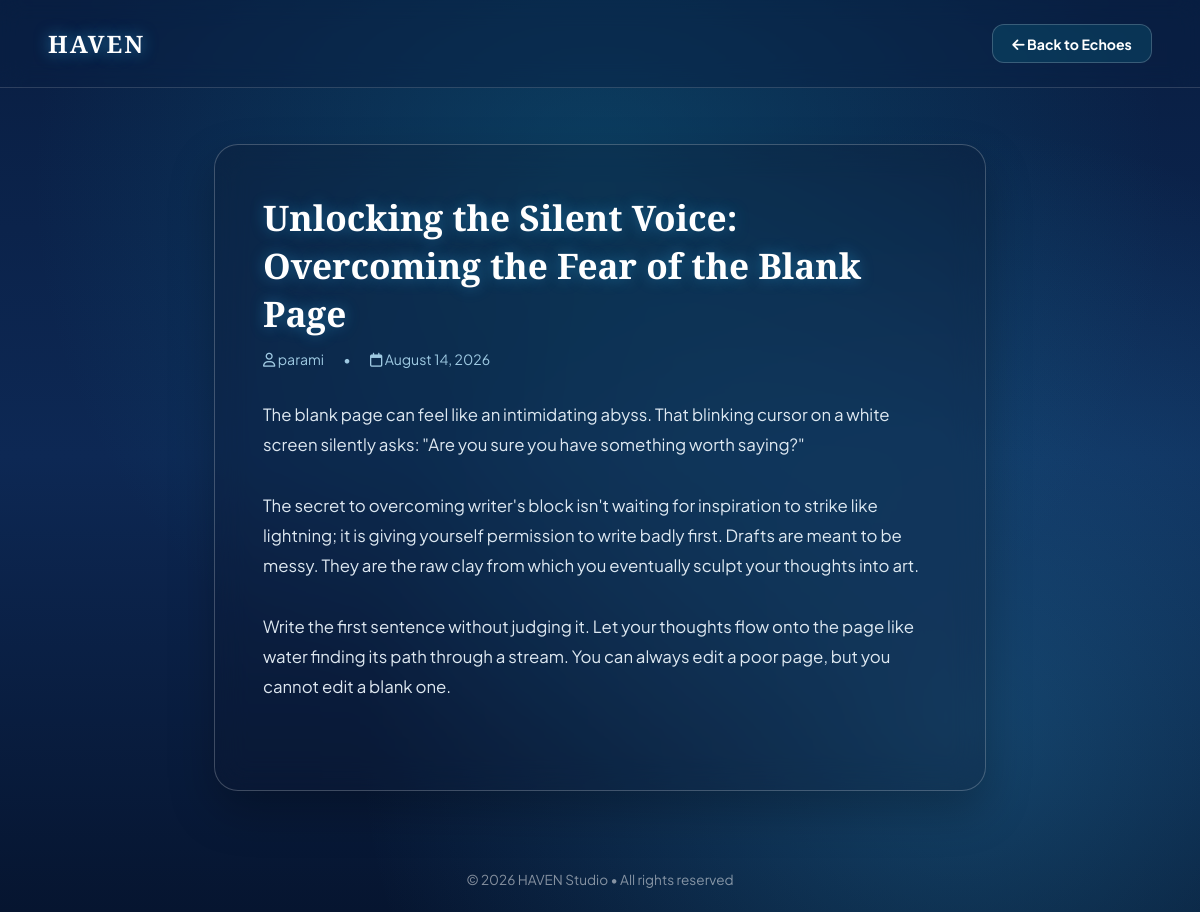
The app's page /single_post.php?id=7 with its own data.
### tables this page shows
CREATE TABLE `blogpost` (
  `id` int(11) NOT NULL,
  `user_id` int(11) NOT NULL,
  `title` varchar(255) NOT NULL,
  `content` text NOT NULL,
  `created_at` timestamp NOT NULL DEFAULT current_timestamp(),
  `updated_at` timestamp NOT NULL DEFAULT current_timestamp() ON UPDATE current_timestamp(),
  `category` varchar(50) DEFAULT 'General'
);

CREATE TABLE `user` (
  `id` int(11) NOT NULL,
  `username` varchar(50) NOT NULL,
  `email` varchar(100) NOT NULL,
  `password` varchar(255) NOT NULL,
  `role` varchar(20) DEFAULT 'user'
);

### single_post.php (the view, shortened to what this page needs)
<?php
require_once 'db.php';
$post_id = intval($_GET['id'] ?? 0);
$stmt = $conn->prepare("SELECT blogPost.*, user.username FROM blogPost JOIN user ON blogPost.user_id = user.id WHERE blogPost.id = ?");
$stmt->bind_param("i", $post_id);
$stmt->execute();
$post = $stmt->get_result()->fetch_assoc();
?>
<!DOCTYPE html>
<html lang="en">
<head>
    <link rel="stylesheet" href="https://cdnjs.cloudflare.com/ajax/libs/font-awesome/6.4.0/css/all.min.css">
</head>
<body>
    <header class="header-bar">
        <a href="index.php" class="logo">HAVEN</a>
        <a href="blog_posts.php" class="btn-nav"><i class="fa-solid fa-arrow-left"></i> Back to Echoes</a>
    </header>
    <main class="container">
        <article class="card">
            <h1 class="post-title"><?= htmlspecialchars($post['title']); ?></h1>
            <div class="post-meta">
                <span><i class="fa-regular fa-user"></i> <?= htmlspecialchars($post['username']); ?></span>
                <span>•</span>
                <span><i class="fa-regular fa-calendar"></i> <?= date('F j, Y', strtotime($post['created_at'])); ?></span>
            </div>
            <div class="post-content"><?= htmlspecialchars($post['content']); ?></div>
        </article>
    </main>
    <footer>
        <p>&copy; <?= date('Y'); ?> HAVEN Studio • All rights reserved</p>
    </footer>
</body>
</html>

### single_post.php (style rules this page uses)
* { box-sizing: border-box; margin: 0; padding: 0; font-family: 'Plus Jakarta Sans', sans-serif; }
body { background: #081a38; background-image: radial-gradient(circle at 50% 20%, rgba(14, 116, 144, 0.35) 0%, transparent 60%), radial-gradient(circle at 80% 80%, rgba(56, 189, 248, 0.25) 0%, transparent 50%), linear-gradient(180deg, #091e42 0%, #0d2854 50%, #061530 100%); background-attachment: fixed; color: #ffffff; min-height: 100vh; display: flex; flex-direction: column; }
.header-bar { width: 100%; padding: 1.5rem 3rem; display: flex; justify-content: space-between; align-items: center; background: rgba(9, 30, 66, 0.4); backdrop-filter: blur(12px); border-bottom: 1px solid rgba(255, 255, 255, 0.15); }
.header-bar .logo { font-size: 1.5rem; font-weight: 800; font-family: 'Cinzel', serif; color: #ffffff; text-decoration: none; letter-spacing: 2px; text-shadow: 0 0 15px rgba(56, 189, 248, 0.6); }
.btn-nav { padding: 0.6rem 1.2rem; border-radius: 12px; border: 1px solid rgba(255, 255, 255, 0.2); background: rgba(14, 116, 144, 0.25); color: #ffffff; font-weight: 700; font-size: 0.88rem; text-decoration: none; transition: all 0.3s ease; }
.container { max-width: 820px; margin: 3.5rem auto; padding: 0 1.5rem; flex: 1; width: 100%; }
.card { background: rgba(15, 23, 42, 0.25); backdrop-filter: blur(16px); -webkit-backdrop-filter: blur(16px); border: 1px solid rgba(255, 255, 255, 0.22); border-radius: 24px; padding: 3rem; box-shadow: 0 20px 45px rgba(0, 0, 0, 0.25); }
.post-title { font-family: 'Cinzel', serif; font-size: 2.2rem; font-weight: 600; margin-bottom: 0.8rem; color: #ffffff; text-shadow: 0 0 15px rgba(56, 189, 248, 0.4); }
.post-meta { font-size: 0.88rem; color: rgba(186, 230, 253, 0.85); margin-bottom: 2rem; display: flex; align-items: center; gap: 1.2rem; }
.post-content { font-size: 1.05rem; line-height: 1.8; color: rgba(240, 249, 255, 0.92); margin-bottom: 2.5rem; white-space: pre-wrap; }
footer { text-align: center; padding: 1.5rem; color: rgba(255, 255, 255, 0.5); font-size: 0.85rem; margin-top: auto; }

### records on screen
blogpost: title "Unlocking the Silent Voice: Overcoming the Fear of the Blank Page", user.username "parami", created_at "August 14, 2026", content "The blank page can feel like an intimidating abyss. That blinking cursor on a white screen silently asks: \"Are you sure you have something worth saying?\" The secret to overcoming writer's block isn't waiting for inspiration to strike like lightning; it is giving yourself permission to write badly first. Drafts are meant to be messy. They are the raw clay from which you eventually sculpt your thoughts into art. Write the first sentence without judging it. Let your thoughts flow onto the page like water finding its path through a stream. You can always edit a poor page, but you cannot edit a blank one."
